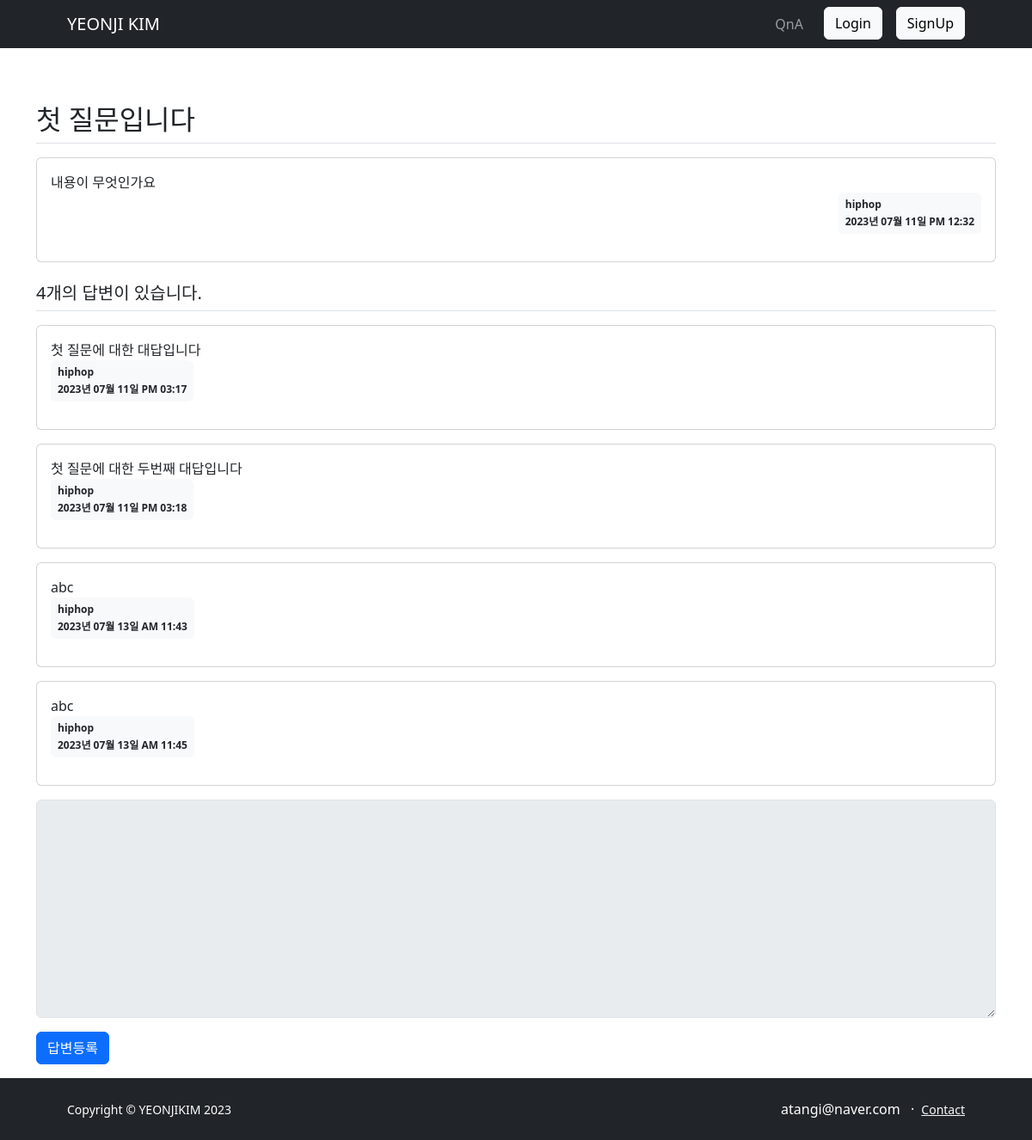
The app's page /question/detail/1/ with its own data.
### app/models.py (models this page shows)
class Question(db.Model):
    id = db.Column(db.Integer, primary_key=True)
    subject = db.Column(db.String(200), nullable=False)
    content = db.Column(db.Text(), nullable=False)
    create_date = db.Column(db.DateTime(), nullable=False)
    user_id = db.Column(db.Integer, db.ForeignKey('user.id', ondelete="CASCADE"), nullable=False)
    user = db.relationship('User', backref=db.backref('question_set'))

class User(db.Model):
    id =db.Column(db.Integer, primary_key=True)
    username = db.Column(db.String(50), unique=True, nullable=False)
    password = db.Column(db.String(50), nullable=False)
    email = db.Column(db.String(100), unique=True, nullable=False)

class Answer(db.Model):
    id = db.Column(db.Integer, primary_key=True)
    content = db.Column(db.Text(), nullable=False)
    create_date = db.Column(db.DateTime(), nullable=False)
    question_id = db.Column(db.Integer, db.ForeignKey('question.id', ondelete='CASCADE'))
    question = db.relationship('Question', backref=db.backref('answer_set'))
    user_id = db.Column(db.Integer, db.ForeignKey('user.id', ondelete="CASCADE"), nullable=False)
    user = db.relationship('User', backref=db.backref('answer_set'))

### app/views/question_views.py (the view)
@question.route('/detail/<int:question_id>/')
def detail(question_id):
    form = AnswerForm()
    question = Question.query.get_or_404(question_id)
    return render_template('question/question_detail.html', question=question, form=form)

### app/forms.py
class AnswerForm(FlaskForm):
    content = TextAreaField('답변 내용', validators=[DataRequired()])

### app/filter.py (called while the page is built)
def format_datetime(value, fmt='%Y년 %m월 %d일 %p %I:%M'):
    return value.strftime(fmt)

### app/views/auth_views.py (called while the page is built)
@auth.before_app_request
def load_logged_in_user():
    user_id = session.get('user_id')
    if user_id is None:
        g.user = None
    else:
        g.user = User.query.get(user_id)

### app/templates/question/question_detail.html (shortened to what this page needs)
{% extends 'base.html' %}
{% block content %}
<div class="container my-3">
    <h2 class="border-bottom py-2">{{ question.subject }}</h2>
    <div class="card my-3">
        <div class="card-body">
            <div class="card-text" style="white-space: pre-line;">{{ question.content }}</div>
            <div class="d-flex justify-content-end">
            <div class="badge bg-light text-dark p-2 text-start">
                <div class="mb-2">{{ question.user.username }}</div>
                <div>{{ question.create_date|date_time }}</div>
            </div>
        </div>
        </div>
    </div>
    <h5 class="border-bottom my-3 py-2">{{ question.answer_set|length }}개의 답변이 있습니다.</h5>
    {% for answer in question.answer_set %}
    <div class="card my-3">
        <div class="card-body">
            <div class="card-text" style="white-space: pre-line;">{{ answer.content }}</div>
                <div class="badge bg-light text-dark p-2 text-start">
                    <div class="mb-2">{{ answer.user.username }}</div>
                    <div>{{ answer.create_date|date_time }}</div>
            </div>
        </div>
    </div>
    {% endfor %}
    <form action="{{ url_for('answer.create', question_id=question.id) }}" method="post" class="my-3">
        <div class="mb-3">
            <textarea {% if not g.user %}disabled{% endif %} name="content" id="content" class="form-control" rows="10"></textarea>
        </div>
        <input type="submit" value="답변등록" class="btn btn-primary">
    </form>
</div>
{% endblock %}

### records on screen
Question: subject "첫 질문입니다", content "내용이 무엇인가요", create_date "2023년 07월 11일 PM 12:32"
User: user.username "hiphop"
Answer: content "첫 질문에 대한 대답입니다", user.username "hiphop", create_date "2023년 07월 11일 PM 03:17"
Answer: content "첫 질문에 대한 두번째 대답입니다", user.username "hiphop", create_date "2023년 07월 11일 PM 03:18"
Answer: content "abc", user.username "hiphop", create_date "2023년 07월 13일 AM 11:43"
Answer: content "abc", user.username "hiphop", create_date "2023년 07월 13일 AM 11:45"

### other values on screen
{{ question.answer_set|length }} "4"
